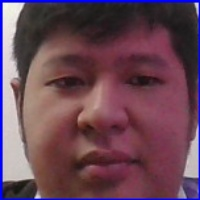
#> input picture backend/dataset_foto/01200005/face_13.jpg, 200 x 200 px, given in place of the camera
$ python dataset_generator.py
#> lines starting #> are read from the running program, lines starting #| are printed output that depends on the picture
import cv2
import os

CASC_PATH = 'haarcascade_frontalface_default.xml'
DATASET_PATH = 'dataset_foto/'
person_name = input("Enter NIP :")
#> the answer given: dataset_foto/01200005/face_13.jpg
save_dir = DATASET_PATH+person_name
os.makedirs(save_dir, exist_ok=True)

cap = cv2.VideoCapture(0)

face_cascade = cv2.CascadeClassifier(cv2.data.haarcascades + 'haarcascade_frontalface_default.xml')

num_images_to_capture = 100
count = 0

while count < num_images_to_capture:
	ret, frame = cap.read()
#> frame is the input picture: shape (200, 200, 3); mean B, G, R 85.4, 70.9, 105
	if not ret:
		print("Failed to capture image")
		break

	gray = cv2.cvtColor(frame, cv2.COLOR_BGR2GRAY)
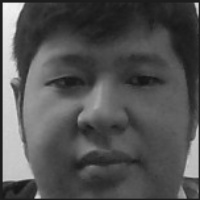
#> gray: shape (200, 200); min 20, max 245, mean 82.8
	faces = face_cascade.detectMultiScale(gray, 1.3, 5)
#> faces = ()

	for (x, y, w, h) in faces:
		cv2.rectangle(frame, (x, y), (x+w, y+h), (255, 0, 0), 2)

		face = frame[y:y+h, x:x+w]
		face_resized = cv2.resize(face, (200, 200))

		face_filename = os.path.join(save_dir, f"face_{count+1}.jpg")
		cv2.imwrite(face_filename, face_resized)

		count += 1
		print(f"Captured image {count}")
#> this loop made 0 passes
#> after the loop, count = 0

    # Break loop on 'q' key press
	if cv2.waitKey(1) & 0xFF == ord('q') :
#> (key q is pressed here)
		break

	if count >= num_images_to_capture :
		print(f"Successfully captured {num_images_to_capture} images")
		break

# Release the webcam and close all windows
cap.release()
cv2.destroyAllWindows()
